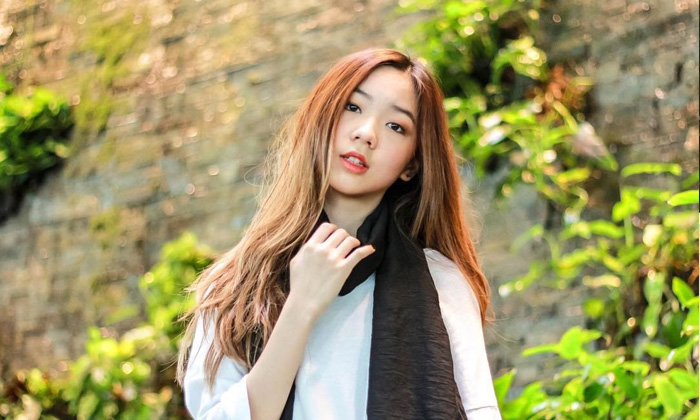
#> input picture pun.jpg, 700 x 420 px
$ python GaussianFilter.py
#> lines starting #> are read from the running program, lines starting #| are printed output that depends on the picture
import cv2
import numpy as np
from matplotlib import pyplot as plt

img = cv2.imread('pun.jpg',0)
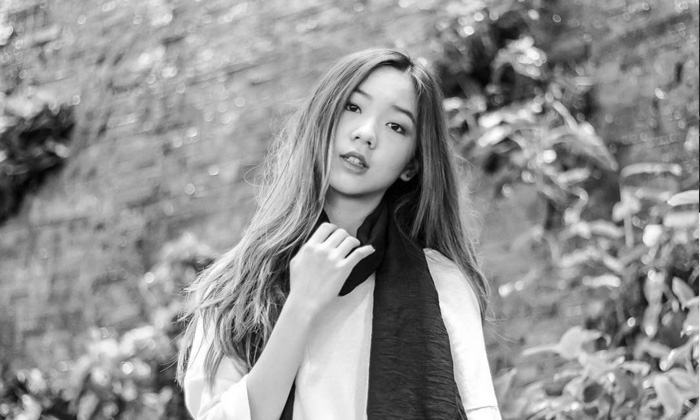
#> img: shape (420, 700); min 0, max 255, mean 146.5

blur1 = cv2.GaussianBlur(img,(3,3),0)
blur2 = cv2.GaussianBlur(img,(3,3),21)
blur3 = cv2.GaussianBlur(img,(7,7),0)
blur4 = cv2.GaussianBlur(img,(7,7),21)
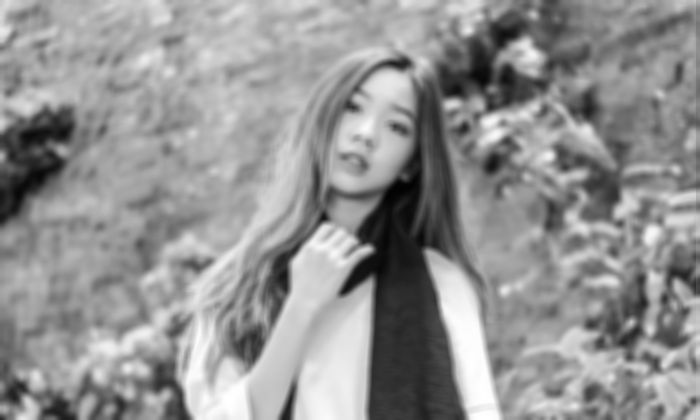
#> blur4: shape (420, 700); min 2, max 255, mean 146.5

plt.subplot(151),plt.imshow(img,'gray'),plt.title('Original')
plt.xticks([]), plt.yticks([])
plt.subplot(152),plt.imshow(blur1,'gray'),plt.title('3x3, sig=0')
plt.xticks([]), plt.yticks([])
plt.subplot(153),plt.imshow(blur2,'gray'),plt.title('3x3, sig=21')
plt.xticks([]), plt.yticks([])
plt.subplot(154),plt.imshow(blur3,'gray'),plt.title('7x7, sig=0')
plt.xticks([]), plt.yticks([])
plt.subplot(155),plt.imshow(blur4,'gray'),plt.title('7x7, sig=21')
plt.xticks([]), plt.yticks([])
plt.show()
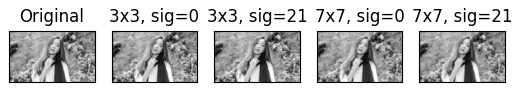
#> figure drawn by matplotlib, 5 panels
